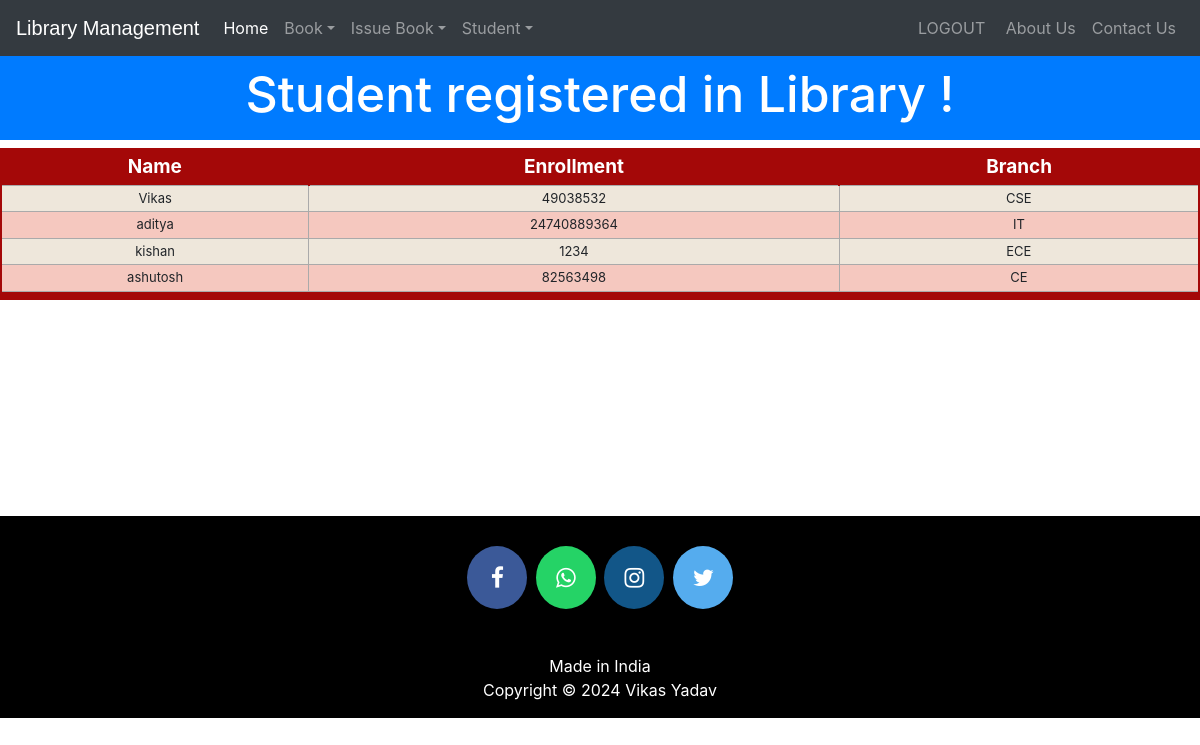
The app's page /viewstudent (signed in) with its own data.
### library/models.py (models this page shows, shortened)
class StudentExtra(models.Model):
    user=models.OneToOneField(User,on_delete=models.CASCADE)
    enrollment = models.CharField(max_length=40)
    branch = models.CharField(max_length=40)
    @property
    def get_name(self):
        return self.user.first_name

### library/views.py (the view)
# urls.py: path('viewstudent', views.viewstudent_view),
@login_required(login_url='adminlogin')
@user_passes_test(is_admin)
def viewstudent_view(request):
    students=models.StudentExtra.objects.all()
    return render(request,'library/viewstudent.html',{'students':students})

### library/views.py (called while the page is built)
def is_admin(user):
    if user.is_superuser or user.is_staff:
        return True
    else:
        return False

### templates/library/viewstudent.html (shortened to what this page needs)
<!DOCTYPE html>
<html lang="en" dir="ltr">
  <head>
  </head>
  <body>
    {% include "library/navbaradmin.html" %}
    <br>
    <br>
    <h3 class="p-3 mb-2 bg-primary text-white" style = 'font-size: 50px;text-align:center;'>Student registered in Library !</h3>
    {% if students%}
<table class="redTable">
<thead>
<tr>
<th>Name</th>
<th>Enrollment</th>
<th>Branch</th>
</tr>
</thead>
<tfoot>
<tr>
<td colspan="3">
</td>
</tr>
</tfoot>
<tbody>
  {% for s in students %}
    <tr>
      <td>{{s.get_name}}</td>
      <td>{{s.enrollment}}</td>
      <td>{{s.branch}}</td>
    </tr>
  {% endfor %}
</tbody>
</table>
{%else%}
<h1> No Student Registered in Library</h1>
{%endif%}
<br><br><br><br><br><br>
<br><br><br>
  {% include "library/footer.html" %}
  </body>
</html>

### templates/library/viewstudent.html (style rules this page uses)
table.redTable { border: 2px solid #A40808; background-color: #EEE7DB; width: 100%; text-align: center; border-collapse: collapse; }
table.redTable td, table.redTable th { border: 1px solid #AAAAAA; padding: 3px 2px; }
table.redTable tbody td { font-size: 13px; }
table.redTable tr:nth-child(even) { background: #F5C8BF; }
table.redTable thead { background: #A40808; }
table.redTable thead th { font-size: 19px; font-weight: bold; color: #FFFFFF; text-align: center; border-left: 2px solid #A40808; }
table.redTable thead th:first-child { border-left: none; }
table.redTable tfoot { font-size: 13px; font-weight: bold; color: #FFFFFF; background: #A40808; }
table.redTable tfoot td { font-size: 13px; }

### records on screen
StudentExtra: get_name "Vikas", enrollment "49038532", branch "CSE"
StudentExtra: get_name "aditya", enrollment "24740889364", branch "IT"
StudentExtra: get_name "kishan", enrollment "1234", branch "ECE"
StudentExtra: get_name "ashutosh", enrollment "82563498", branch "CE"
